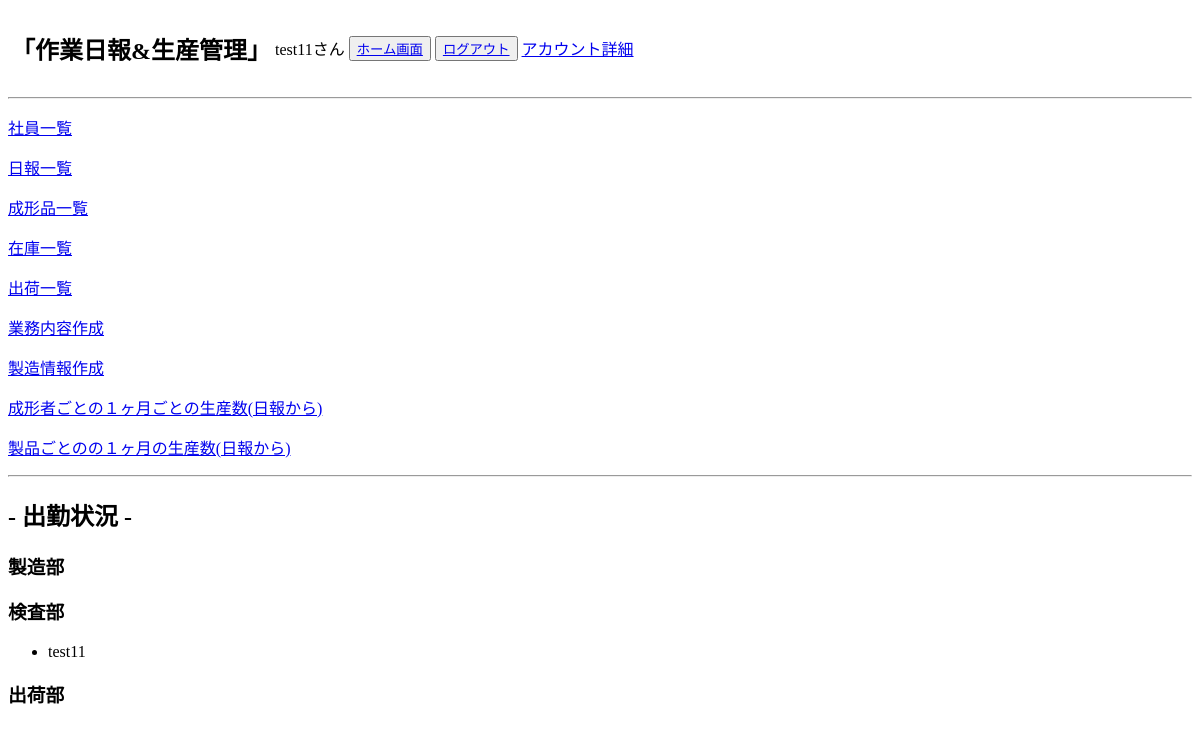
Page /product_management/staff_home/ (signed in) on the earlier database version.
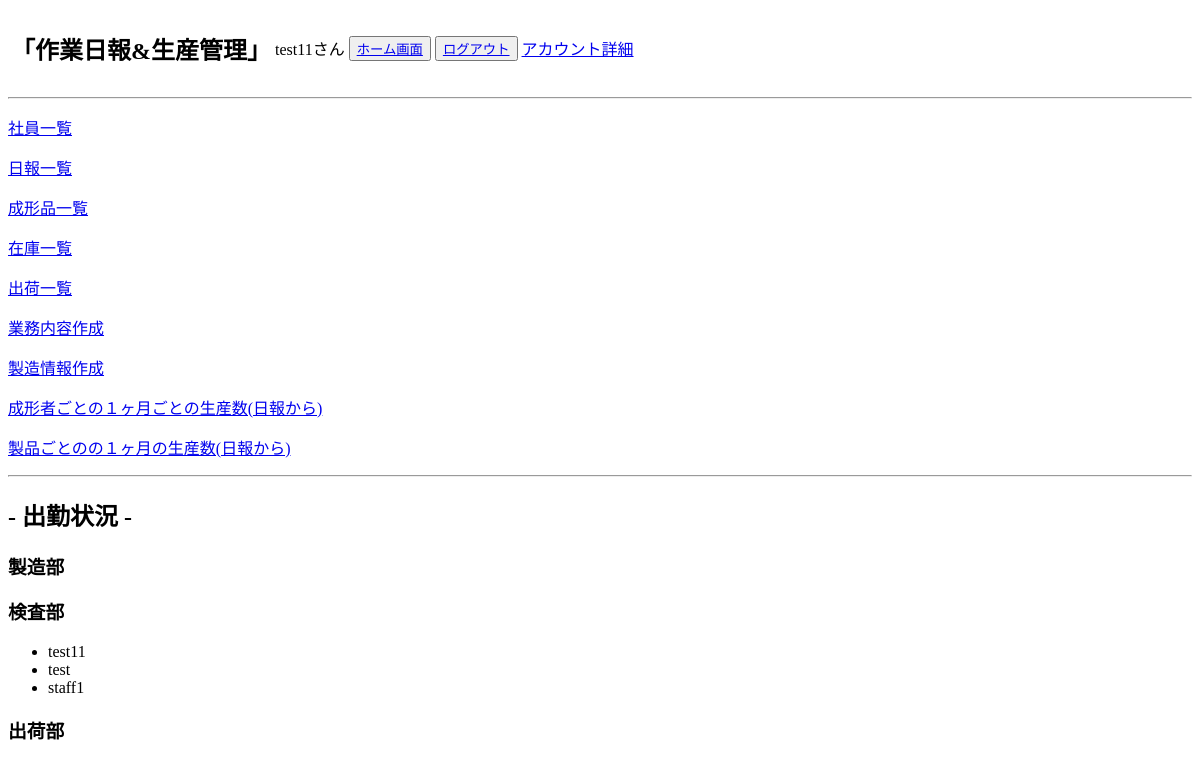
Same page on the later database version.
### accounts/models.py (models this page shows, shortened)
class Users(AbstractBaseUser, PermissionsMixin):
    username = models.CharField(max_length=150, unique=True, verbose_name="ユーザー名")
    birthday = models.DateField(null=True,blank=True, verbose_name="生年月日")
    phone = models.IntegerField(null=True,blank=True, verbose_name="携帯番号")
    email = models.EmailField(max_length=255, unique=True, verbose_name="メールアドレス")
    department = models.ForeignKey(
        Departments, on_delete=models.PROTECT, null=True,blank=True
    )
    is_active = models.BooleanField(default=True)
    is_staff = models.BooleanField(default=False)
    USERNAME_FIELD = 'username'
    EMAIL_FIELD = 'email'
    REQUIRED_FIELDS = ['email']
    objects = UsersManager()

### product_management/views.py (the view)
# urls.py: path('staff_home/',StaffHomeView.as_view(), name='staff_home'),
class StaffHomeView(LoginRequiredMixin,TemplateView):
    model = Users
    template_name = os.path.join('staff', 'staff_home.html')
    context_object_name = 'users'
    def get_context_data(self, **kwargs):
        context = super().get_context_data(**kwargs)
        if self.request.user.is_authenticated:
            login_user = self.request.user
            department_user = login_user.department.name
            department_users = Users.objects.filter(department__name=department_user)
            context['department_users'] = department_users
        return context

### accounts/context_processors.py (called while the page is built)
def my_custom_context(request):
    protocol = 'http' if request.is_secure() else 'https'
    domain = request.get_host()
    return {
        'protocol': protocol,
        'domain': domain,
    }

### templates/staff/staff_home.html (shortened to what this page needs)
{% extends 'base_staff.html' %}
{% block content %}
<h2>- 出勤状況 -</h2>
<h3>製造部</h3>
<h3>検査部</h3>
<ul>
    {% for user in department_users %}
        {% if user.department.name == '検査部' %}
            <li>{{ user.username }}</li>
        {% endif %}
    {% endfor %}
</ul>
<h3>出荷部</h3>
{% endblock %}

### templates/base_staff.html (shortened to what this page needs)
<!DOCTYPE html>
<html lang="ja">
<head>
</head>
<body>
    <table>
        <tr>
            <td><h2>「作業日報&生産管理」</h2></td>
            <td><p>{{ request.user.username }}さん</p></td>
            <td><button><a href="{% url 'product_management:staff_home' %}">ホーム画面</a></button></td>
            <td><button><a href="{% url 'accounts:logout_user' %}">ログアウト</a></button></td>
            <td><p><a href="{% url 'accounts:profile' %}">アカウント詳細</a></p></td>
        </tr>
    </table>
    <hr>
    <p><a href="{% url 'product_management:staff_user_list' %}">社員一覧</a></p>
    <p><a href="{% url 'product_management:staff_report_list' %}">日報一覧</a></p>
    <p><a href="{% url 'product_management:staff_molding_list' %}">成形品一覧</a></p>
    <p><a href="{% url 'product_management:staff_stock_list' %}">在庫一覧</a></p>
    <p><a href="{% url 'product_management:staff_shipping_list' %}">出荷一覧</a></p>
    <p><a href="{% url 'product_management:staff_business_list' %}">業務内容作成</a></p>
    <p><a href="{% url 'product_management:staff_product_list' %}">製造情報作成</a></p>
    <p><a href="{% url 'product_management:staff_reportusergraph' %}">成形者ごとの１ヶ月ごとの生産数(日報から)</a></p>
    <p><a href="{% url 'product_management:staff_reportproductgraph' %}">製品ごとのの１ヶ月の生産数(日報から)</a></p>
    <hr>
    {% block content %}
    {% endblock %}
</body>
</html>

Differences in the rows shown:
added Users: username "test"
added Users: username "staff1"
